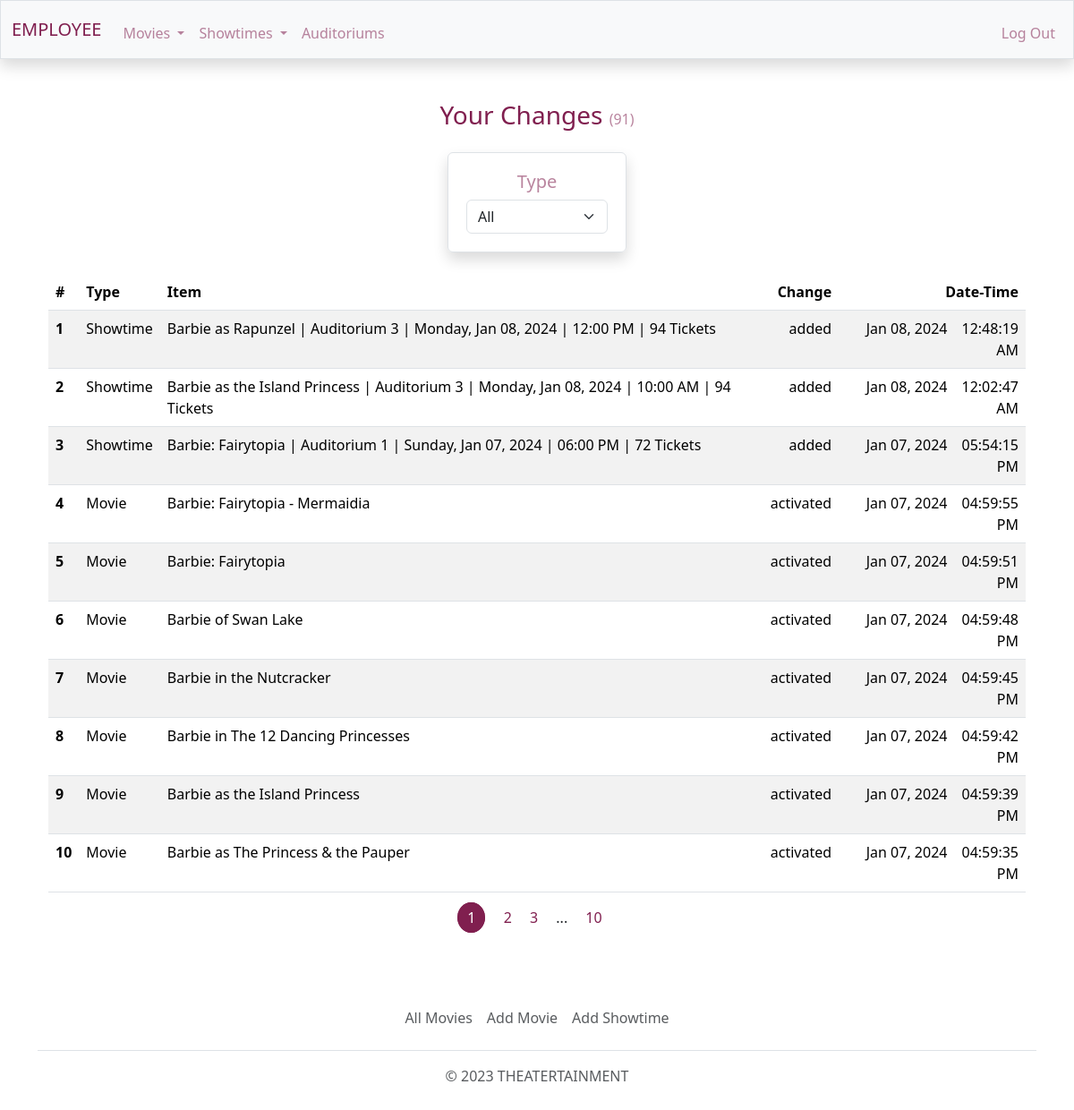
The page /employee/home (signed in) on the database its author committed.
### theatert/models.py (models this page shows, shortened)
class Change(db.Model):
    id = db.Column(db.Integer, primary_key=True)
    action = db.Column(db.String(10), nullable=False)
    table_name = db.Column(db.String(10), nullable=False)
    data_id = db.Column(db.Integer, nullable=False)
    date = db.Column(db.DateTime, nullable=False, default=datetime.utcnow)
    employee_id = db.Column(db.Integer, db.ForeignKey('employee.id'), nullable=False)

class Movie(db.Model):
    id = db.Column(db.Integer, primary_key=True)
    tmdb_id = db.Column(db.Integer, unique=True, nullable=False)
    title = db.Column(db.String, nullable=False)
    route = db.Column(db.String, unique=True, nullable=False)
    status = db.Column(db.String)
    overview = db.Column(db.String)
    release_date = db.Column(db.DateTime)
    runtime = db.Column(db.Integer)
    tagline = db.Column(db.String)
    rating = db.Column(db.String)
    poster_path = db.Column(db.String)
    backdrop_path = db.Column(db.String)
    trailer_path = db.Column(db.String)
    active = db.Column(db.Boolean, default=False, nullable=False)
    deleted = db.Column(db.Boolean, default=False, nullable=False)
    genres = db.relationship('Genre', secondary=genres, lazy='subquery',
                             backref=db.backref('movies', lazy=True)) # Can have many genres
    screenings = db.relationship('Screening', backref='movie', lazy=True) # Can have many screenings

### theatert/users/employees/routes.py (the view)
@employees.route('/')
@employees.route('/home')
def home():
    if not current_user.is_authenticated:
        return apology('TODO', 'member/layout.html', 403)
    else:
        page = request.args.get('page', 1, type=int)
        type = request.args.get('type', 1, type=int)
        if type == 2:
            data = Change.query.filter_by(employee_id = current_user.id, table_name='movie')\
                .order_by(Change.date.desc())
        elif type == 3:
            data = Change.query.filter_by(employee_id = current_user.id, table_name='screening')\
                .order_by(Change.date.desc())
        else:
            data = Change.query.filter_by(employee_id = current_user.id)\
                .order_by(Change.date.desc())
        total = data.count()
        data = data.paginate(page=page, per_page=10)
        changes = []
        for c in data.items:
            if c.table_name == 'movie':
                temp = {'change' : c.action,
                        'table_name' : 'Movie',
                        'date_time' : c.date - datetime.timedelta(hours=5),
                        'item': Movie.query.filter_by(id = c.data_id).first().title}
                changes.append(temp)
            elif c.table_name == 'screening':
                s = Screening.query.join(Movie).join(Auditorium) \
                    .filter(Screening.id.is_(c.data_id)).first()
                seats_total = Seat.query.filter(
                            db.and_(
                                Seat.auditorium_id.is_(s.auditorium.id),
                                Seat.seat_type.is_not('empty'))).count()
                temp = {'change' : c.action,
                        'table_name' : 'Showtime',
                        'date_time': c.date - datetime.timedelta(hours=5),
                        'item': f'{s.movie.title} | Auditorium {s.auditorium.id} \
                        | {s.start_datetime.strftime("%A, %b %d, %Y")} \
                        | {s.start_datetime.strftime(" %I:%M %p")} \
                        | {seats_total} Tickets'
                }
                changes.append(temp)
            else:
                pass
    return render_template('employee/home.html', changes=changes, data=data, total=total, type=type)

### theatert/models.py (called while the page is built)
@login_manager.user_loader
def load_user(user_id):
    return User.query.get(int(user_id))

### theatert/templates/employee/home.html (shortened to what this page needs)
{% extends "employee/layout.html" %}
{% block main %}
    {% if changes|length == 0 %}
        <h6 class="text-body-secondary my-4">You have made no changes to the database.</h6>
    {% else %}
        <h3 class="color-dark mb-2">Your Changes <span class="my-small color-light">({{ total }})</span></h3>
        <div class="border container cont-5 rounded shadow mb-4">
            <h5 class="color-light">Type</h5>
            <select class="form-select" id="select-link">
                {% if type == 2 %}
                    <option value="{{ url_for('employees.home', type=2) }}">Movies</option>
                    <option value="{{ url_for('employees.home', type=3) }}">Showtimes</option>
                    <option value="{{ url_for('employees.home', type=1) }}">All</option>
                {% elif type == 3 %}
                    <option value="{{ url_for('employees.home', type=3) }}">Showtimes</option>
                    <option value="{{ url_for('employees.home', type=2) }}">Movies</option>
                    <option value="{{ url_for('employees.home', type=1) }}">All</option>
                {% else %}
                    <option value="{{ url_for('employees.home', type=1) }}">All</option>
                {% endif %}
            </select>
        </div>
        <div class="table-responsive-md">
            <table class="table table-striped">
                <thead>
                    <tr>
                        <th class="text-start">#</th>
                        <th class="text-start">Type</th>
                        <th class="text-start">Item</th>
                        <th class="text-end">Change</th>
                        <th class="text-end">Date-Time</th>
                    </tr>
                </thead>
                <tbody>
                    {% for c in changes %}
                        <tr>
                            <th class="text-start">{{ loop.index }}</th>
                            <td class="text-start">{{ c['table_name'] }}</td>
                            <td class="text-start">{{ c['item'] }}</td>
                            <td class="text-end">{{ c['change'] }}</td>
                            <td class="text-end">{{ c['date_time'].strftime("%b %d, %Y") }}&emsp;{{ c['date_time'].strftime("%I:%M:%S %p") }}</td>
                        </tr>
                    {% endfor %}
                </tbody>
            </table>
        </div>
        {% for pg_num in data.iter_pages(left_edge=1, right_edge=1, left_current=1, right_current=2) %}
            {% if pg_num %}
                {% if data.page == pg_num %}
                    <a class="page-current me-3" href="{{ url_for('employees.home', type=type, page=pg_num) }}">{{ pg_num }}</a>
                {% else %}
                    <a class="page me-3" href="{{ url_for('employees.home', type=type, page=pg_num) }}">{{ pg_num }}</a>
                {% endif %}
            {% else %}
                <span class="me-3">...</span>
            {% endif %}
        {% endfor %}
    {% endif %}
{% endblock %}

### theatert/templates/employee/layout.html (shortened to what this page needs)
<!DOCTYPE html>
<html lang="en" class="h-100">
    <head>
        <link href="/../../static/css/styles.css" rel="stylesheet">
        <link href="/../../static/css/main.css" rel="stylesheet">
    </head>
    <body class="d-flex flex-column h-100 pt-5">
        <nav class="bg-light border fixed-top navbar navbar-expand-md navbar-light shadow">
            <div class="container-fluid">
                <a class="navbar-brand" href="{{url_for('employees.home')}}"><span class="color-dark">EMPLOYEE</span></a>
                <div class="collapse navbar-collapse" id="navbar">
                    {% if current_user.is_authenticated %}
                        <ul class="navbar-nav me-auto mt-2">
                            <li class="nav-item dropdown">
                                <a class="nav-link dropdown-toggle" href="#" role="button" data-bs-toggle="dropdown" aria-expanded="false">
                                  Movies
                                </a>
                            </li>
                            <li class="nav-item dropdown">
                                <a class="nav-link dropdown-toggle" href="#" role="button" data-bs-toggle="dropdown" aria-expanded="false">
                                  Showtimes
                                </a>
                            </li>
                            <li class="nav-item"><a class="nav-link" href="{{ url_for('employees.auditoriums') }}">Auditoriums</a></li>
                        </ul>
                        <ul class="navbar-nav ms-auto mt-2">
                            <li class="nav-item"><a class="nav-link" href="{{ url_for('users.logout') }}">Log Out</a></li>
                        </ul>
                    {% endif %}
                </div>
            </div>
        </nav>
        <main class="container container-fluid my-3 py-5 text-center">
            <div class="container">
                {% block main %}{% endblock %}
            </div>
        </main>
        <footer class="footer mt-auto py-3 my-1">
            <div class="container">
                <ul class="nav justify-content-center border-bottom pb-3 mb-3">
                    {% if current_user.is_authenticated%}
                        <li class="nav-item"><a href="{{ url_for('employees.movies.all_movies') }}" class="nav-link px-2 text-muted">All Movies</a></li>
                        <li class="nav-item"><a href="{{ url_for('employees.movies.add_movie') }}" class="nav-link px-2 text-muted">Add Movie</a></li>
                        <li class="nav-item"><a href="{{ url_for('employees.showtimes.add_showtime') }}" class="nav-link px-2 text-muted">Add Showtime</a></li>
                    {% else %}
                        <li class="nav-item"><a href="{{ url_for('employees.home') }}" class="nav-link px-2 text-muted">Home</a></li>
                        <li class="nav-item"><a href="#" class="nav-link px-2 text-muted">Movies</a></li>
                        <li class="nav-item"><a href="#" class="nav-link px-2 text-muted">Showtimes</a></li>
                    {% endif %}
                </ul>
                <p class="text-center text-muted">&copy; 2023 THEATERTAINMENT</p>
            </div>
        </footer>
    </body>
</html>

### theatert/static/css/main.css (style rules this page uses)
a { text-decoration: none; color: inherit; }
.cont-1, .cont-2, .cont-3, .cont-4, .cont-5, .cont-6 { border-radius: 25px; margin-top: 3vh; padding: 20px; width: 70vw; }
.cont-5 { width: 200px; }
.my-small { font-size: medium; }

### rows shown on the page
Change: table_name "Showtime", item "Barbie as Rapunzel | Auditorium 3 | Monday, Jan 08, 2024 | 12:00 PM | 94 Tickets", change "added", date_time "Jan 08, 2024", date_time "12:48:19 AM"
Change: table_name "Showtime", item "Barbie as the Island Princess | Auditorium 3 | Monday, Jan 08, 2024 | 10:00 AM | 94 Tickets", change "added", date_time "Jan 08, 2024", date_time "12:02:47 AM"
Change: table_name "Showtime", item "Barbie: Fairytopia | Auditorium 1 | Sunday, Jan 07, 2024 | 06:00 PM | 72 Tickets", change "added", date_time "Jan 07, 2024", date_time "05:54:15 PM"
Movie: item "Barbie: Fairytopia - Mermaidia"
Change: change "activated"
Movie: item "Barbie: Fairytopia"
Change: change "activated"
Movie: item "Barbie of Swan Lake"
Change: change "activated"
Movie: item "Barbie in the Nutcracker"
Change: change "activated"
Movie: item "Barbie in The 12 Dancing Princesses"
Change: change "activated"
Movie: item "Barbie as the Island Princess"
Change: change "activated"
Movie: item "Barbie as The Princess & the Pauper"
Change: change "activated"

### other values the page prints
{{ total }} "91"
{{ c['table_name'] }} "Movie" "Movie" "Movie" "Movie" "Movie" "Movie" "Movie"
{{ c['date_time'].strftime("%b %d, %Y") }} "Jan 07, 2024" "Jan 07, 2024" "Jan 07, 2024" "Jan 07, 2024" "Jan 07, 2024" "Jan 07, 2024" "Jan 07, 2024"
{{ c['date_time'].strftime("%I:%M:%S %p") }} "04:59:55 PM" "04:59:51 PM" "04:59:48 PM" "04:59:45 PM" "04:59:42 PM" "04:59:39 PM" "04:59:35 PM"
{{ pg_num }} "1"
{{ pg_num }} "2" "3" "10"
